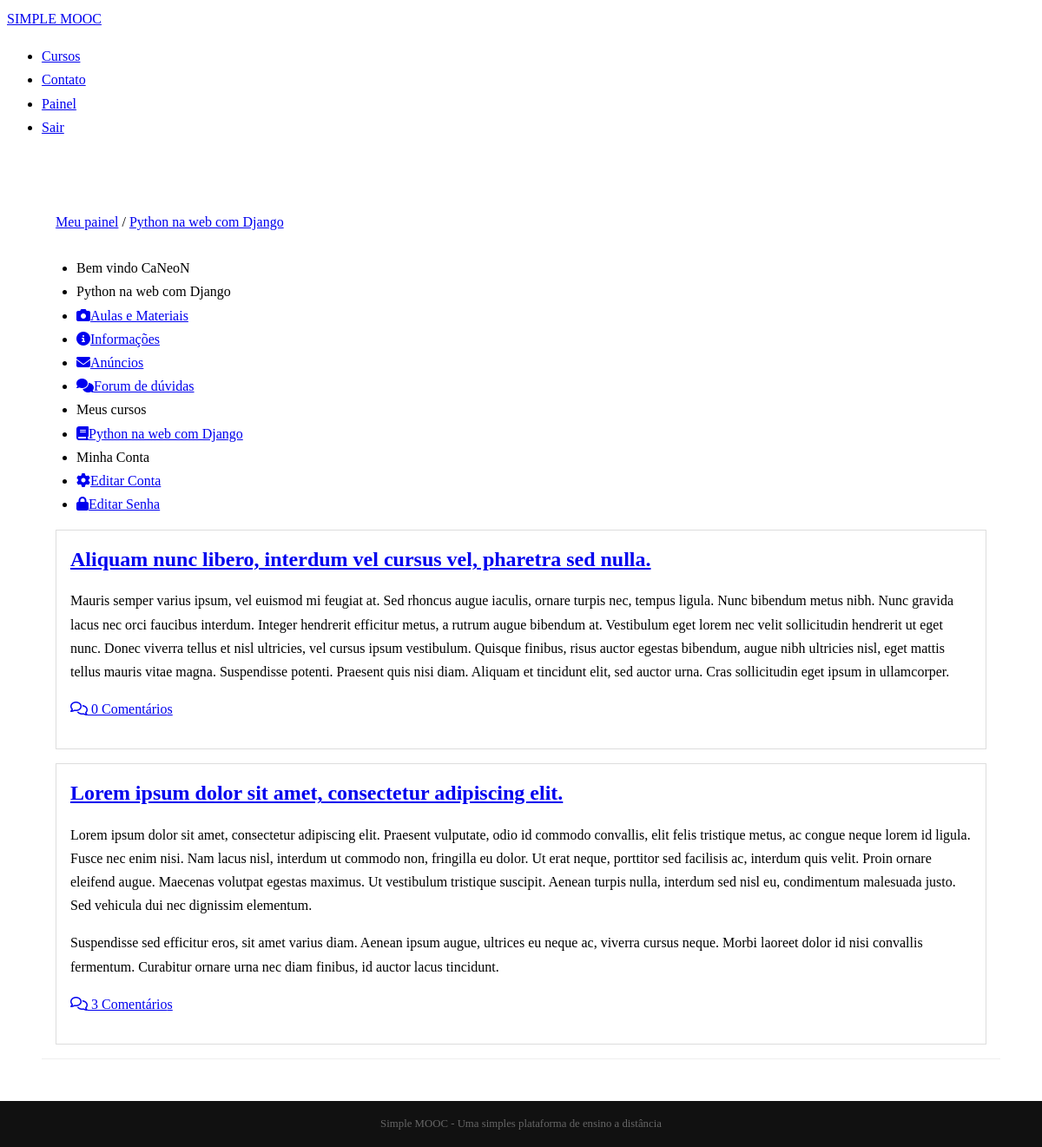
The page /cursos/python-na-web-com-django/anuncios (signed in) on the database its author committed.
### Simplemooc/courses/models.py (models this page shows, shortened)
class Course(models.Model):
    name = models.CharField("Nome", max_length=100)
    slug = models.SlugField('Atalho')
    description = models.TextField('Descrição simples', blank=True)
    about = models.TextField('Sobre o curso', blank=True)
    start_date = models.DateField('Data de início', blank=True, null=True)
    created_at = models.DateTimeField('Criado em', auto_now_add=True)
    updated_at = models.DateField('Editado em', auto_now=True)
    image = models.ImageField(upload_to = 'courses/images', verbose_name='Imagem', blank=True, null=True)
    objects = CourseManager() #define o método de pesquisa da tabela
    def __str__(self):
        return self.name
    class Meta:
        verbose_name = 'Curso'
        verbose_name_plural = 'Cursos'
        ordering = ['name']

class Enrollments(models.Model):
    STATUS_CHOICES = (
        (0, 'Pendente'),
        (1, 'Aprovado'),
        (2, 'Cancelado'),
        (3, 'Indisponível')
    )
    user = models.ForeignKey(settings.AUTH_USER_MODEL, on_delete=models.CASCADE,
    related_name = 'enrollments_user', verbose_name='Usuário')
    course = models.ForeignKey(Course, on_delete=models.RESTRICT,
    related_name='enrollments_course', verbose_name='Curso')
    status = models.IntegerField('Situação', choices=STATUS_CHOICES, default=0, blank=True)
    created_at = models.DateTimeField('Criado em', auto_now_add=True, blank=True)
    updated_at = models.DateTimeField('Atualizado em', auto_now=True, blank=True)
    class Meta:
        verbose_name = 'Inscrição'
        verbose_name_plural = 'Inscrições'
        ordering = ['course']
        unique_together = (('user', 'course'),)

class Announcements(models.Model):
    course = models.ForeignKey(Course, on_delete=models.CASCADE, verbose_name='Curso',
    related_name='course_announcements')
    title = models.CharField('Título', max_length=100)
    content = models.TextField('Conteúdo')
    created_at = models.DateTimeField('Criado em', auto_now_add=True, blank=True)
    updated_at = models.DateTimeField('Atualizado em', auto_now=True, blank=True)
    def __str__(self):
        return self.title
    class Meta:
        verbose_name = 'Anúncio'
        verbose_name_plural = 'Anúncios'
        ordering = ['course','-created_at']

### Simplemooc/accounts/models.py (models this page shows, shortened)
class User(AbstractBaseUser, PermissionsMixin):
    username = models.CharField(
        'Nome de usuário', max_length=30, unique=True, #O unique = True é necessário
        validators= [RegexValidator(re.compile('^[\w.@+-]+$'), 'O nomes de usuário inserido é inválido')]
    )
    email = models.EmailField('Email', unique=True)
    name = models.CharField('Nome', max_length=100)
    is_active = models.BooleanField('Está ativo?', blank=True, default=True)
    is_staff = models.BooleanField('É da equipe?', blank=True, default=False)
    date_joined = models.DateTimeField('Data de entrada', auto_now_add=True)
    objects = UserManager()
    USERNAME_FIELD = 'username'
    REQUIRED_FIELDS = ['email'] #Lista com atributos obrigatórios
    def __str__(self): # Retorna um nome para o objeto
        return self.name or self.username
    class Meta:
        verbose_name = 'Usuário'
        verbose_name_plural = 'Usuários'

### Simplemooc/courses/decorators.py (the view, shortened to what this page needs)
    def _wrapper(request, *args, **kwargs):
        slug = kwargs['slug']
        course = get_object_or_404(Course, slug = slug)
        has_permission = request.user.is_staff
        if not has_permission:
            messages.error(request, message)
            return redirect('accounts:dashboard')
        request.course = course
        return view_func(request, *args, **kwargs)

### Simplemooc/accounts/templatetags/course_tags.py (called while the page is built)
@register.inclusion_tag('accounts/templatetags/my_course.html') # Pasta do template da tag
def my_courses(user):
    enrollments = Enrollments.objects.filter(user = user)
    context = {
        'enrollments' : enrollments
    }
    return context

### Simplemooc/courses/views.py (called while the page is built)
@login_required
@enrollment_required
def announcements(request, slug):
    course = request.course # Passa o curso presente no contexto, que no caso, vem pelo decorator @enrollment_required
    template_name = 'courses/announcements.html'
    context = {
        'course' : course,
        'announcements' : course.course_announcements.all()
    }
    return render(request, template_name, context)

### Simplemooc/courses/templates/courses/announcements.html
{%extends 'courses/course_dashboard.html'%}
{%block dashboard_content%}
{% for announcement in announcements %}
<div class="well">
	<h2><a href="{% url 'courses:show-announcement' course.slug announcement.pk%}">{{announcement}}</a></h2>
	{{announcement.content|linebreaks}}
	<p>
		<a href="#comments">
			<i class="far fa-comments"></i>
			{%with comments_count=announcement.announcements_comments.count%}
			{{comments_count}}
			Comentário{{comments_count|pluralize}}
			{%endwith%}
		</a>
	</p>
</div>
{%empty%}
<div class="well">
	<h2>Não há anúncios</h2>
</div>
{%endfor%}
{%endblock%}

### Simplemooc/courses/templates/courses/course_dashboard.html
{%extends 'accounts/dashboard.html'%}
{%block breadcrumb%}
{{block.super}}
<li>/</li>
<li><a href="{%url 'courses:announcements' course.slug%}">{{course}}</a></li>
{%endblock%}
{%block menu-options%}
<li class="pure-menu-heading">{{course}}</li>
<li>
	<a href="{%url 'courses:lessons' course.slug%}">
		<i class="fas fa-camera"></i>Aulas e Materiais
	</a>
</li>
<li>
	<a href="#">
		<i class="fas fa-info-circle"></i>Informações
	</a>
</li>
<li>
	<a href="{% url 'courses:announcements' course.slug%}">
		<i class="fas fa-envelope"></i>Anúncios
	</a>
</li>
<li>
	<a href="#">
		<i class="fas fa-comments"></i>Forum de dúvidas
	</a>
</li>
{{block.super}}
{%endblock%}

### Simplemooc/accounts/templates/accounts/dashboard.html (shortened to what this page needs)
{%extends 'base.html'%}
{%load course_tags%}
{%block content%}
<div class="pure-g-r content-ribbon">
	<div class="pure-u-1-3">
		<ul class="breadcrumb">
			{%block breadcrumb%}
			<li ><a href="{%url 'accounts:dashboard'%}">Meu painel</a></li>
			{%endblock%}
		</ul>
		<div class="pure-menu pure-menu-open">
			<ul>
				<li class="pure-menu-heading">Bem vindo {{user}}</li>
				{%block menu-options%}
				{%my_courses user%}
				<li><a class="pure-menu-heading">Minha Conta</a></li>
				<li><a href="{%url 'accounts:edit'%}"><i class="fas fa-cog"></i>Editar Conta</a></li>
				<li><a href="{%url 'accounts:edit-password'%}"><i class="fas fa-lock"></i>Editar Senha</a></li>
				{%endblock%}
			</ul>
		</div>
	</div>
	<div class="pure-u-2-3">
		<div class="inner">
			{%block dashboard_content%}{%endblock%}
		</div>
	</div>
</div>
{%endblock%}

### Simplemooc/accounts/templates/accounts/templatetags/my_course.html
<li class="pure-menu-heading">Meus cursos</li>
{%for enrollment in enrollments%}
<li><a href="{% url 'courses:announcements' enrollment.course.slug%}"><i class="fas fa-book"></i>{{enrollment.course}}</a></li>
{%empty%}
<li><a href="">Você não está inscrito em nenhum curso</a></li>
{%endfor%}

### Simplemooc/core/static/css/styles.css (style rules this page uses)
* { -webkit-box-sizing: border-box; -moz-box-sizing: border-box; box-sizing: border-box; }
body { margin: 0 auto; line-height: 1.7em; }
.content .content-ribbon { margin: 3em; border-bottom: 1px solid #eee; }
ul.breadcrumb { padding: : 10px 16px; list-style: none; }

### Simplemooc/core/templates/base.html (style rules this page uses)
ul.breadcrumb { list-style-type: none; padding : 10px 16px; }
ul.breadcrumb li { display: inline; }
.well { border: 1px solid #ddd; padding: 0em 1em 1em 1em; margin: 1em; }

### rows shown on the page
Course: name "Python na web com Django"
User: name+username "CaNeoN"
Enrollments: course "Python na web com Django"
Announcements: title "Aliquam nunc libero, interdum vel cursus vel, pharetra sed nulla.", content "Mauris semper varius ipsum, vel euismod mi feugiat at. Sed rhoncus augue iaculis, ornare turpis nec, tempus ligula. Nunc bibendum metus nibh. Nunc gravida lacus nec orci faucibus interdum. Integer hendrerit efficitur metus, a rutrum augue bibendum at. Vestibulum eget lorem nec velit sollicitudin hendrerit ut eget nunc. Donec viverra tellus et nisl ultricies, vel cursus ipsum vestibulum. Quisque finibus, risus auctor egestas bibendum, augue nibh ultricies nisl, eget mattis tellus mauris vitae magna. Suspendisse potenti. Praesent quis nisi diam. Aliquam et tincidunt elit, sed auctor urna. Cras sollicitudin eget ipsum in ullamcorper.", announcements_comments.count "0"
Announcements: title "Lorem ipsum dolor sit amet, consectetur adipiscing elit.", content "Lorem ipsum dolor sit amet, consectetur adipiscing elit. Praesent vulputate, odio id commodo convallis, elit felis tristique metus, ac congue neque lorem id ligula. Fusce nec enim nisi. Nam lacus nisl, interdum ut commodo non, fringilla eu dolor. Ut erat neque, porttitor sed facilisis ac, interdum quis velit. Proin ornare eleifend augue. Maecenas volutpat egestas maximus. Ut vestibulum tristique suscipit. Aenean turpis nulla, interdum sed nisl eu, condimentum malesuada justo. Sed vehicula dui nec dignissim elementum. Suspendisse sed efficitur eros, sit amet varius diam. Aenean ipsum augue, ultrices eu neque ac, viverra cursus neque. Morbi laoreet dolor id nisi convallis fermentum. Curabitur…", announcements_comments.count "3"
